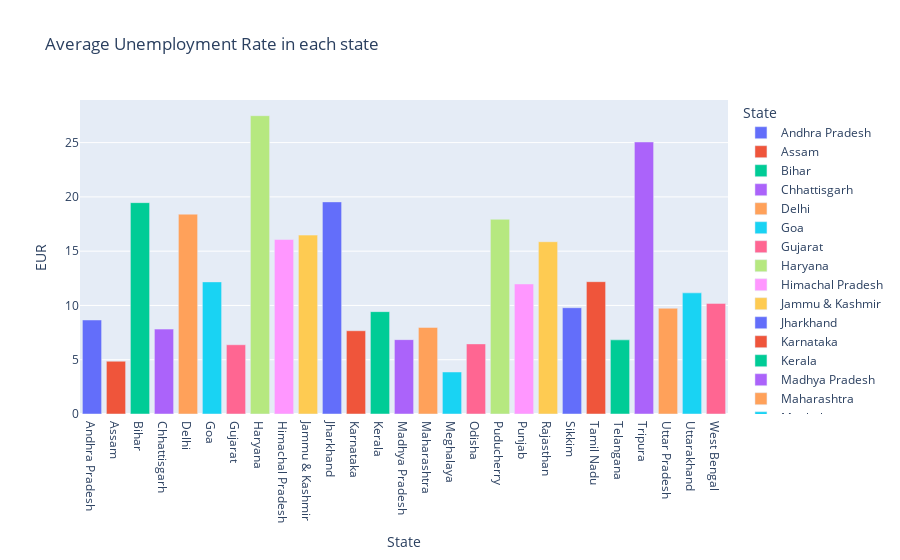

Notebook code cell kept with this figure:
### Markdown cell above
##### Above Bar chart shows the Unemployement Rate in different Regions. It emplies that the **North region** have the highest Unemployment rate and **West region** have the lowest unemplolyment rate.

### Code cell
state_wise = round(dataset.groupby("State").agg({"EUR": np.average, "EE": np.average, "ELPR": np.average}), 2)
state_wise.reset_index(inplace=True)
pltx.bar(state_wise, x='State',y='EUR',color='State',
            title='Average Unemployment Rate in each state',template='plotly')

### Figure 1 — Plotly figure (JSON) as saved in the notebook; plotly's stock layout.template omitted (floating-point values rounded to 4 significant figures)
{"data": [{"alignmentgroup": "True", "hovertemplate": "State=%{x}<br>EUR=%{y}<extra></extra>", "legendgroup": "Andhra Pradesh", "marker": {"color": "#636efa", "pattern": {"shape": ""}}, "name": "Andhra Pradesh", "offsetgroup": "Andhra Pradesh", "orientation": "v", "showlegend": true, "textposition": "auto", "type": "bar", "x": ["Andhra Pradesh"], "xaxis": "x", "y": [8.66], "yaxis": "y"}, {"alignmentgroup": "True", "hovertemplate": "State=%{x}<br>EUR=%{y}<extra></extra>", "legendgroup": "Assam", "marker": {"color": "#EF553B", "pattern": {"shape": ""}}, "name": "Assam", "offsetgroup": "Assam", "orientation": "v", "showlegend": true, "textposition": "auto", "type": "bar", "x": ["Assam"], "xaxis": "x", "y": [4.86], "yaxis": "y"}, {"alignmentgroup": "True", "hovertemplate": "State=%{x}<br>EUR=%{y}<extra></extra>", "legendgroup": "Bihar", "marker": {"color": "#00cc96", "pattern": {"shape": ""}}, "name": "Bihar", "offsetgroup": "Bihar", "orientation": "v", "showlegend": true, "textposition": "auto", "type": "bar", "x": ["Bihar"], "xaxis": "x", "y": [19.47], "yaxis": "y"}, {"alignmentgroup": "True", "hovertemplate": "State=%{x}<br>EUR=%{y}<extra></extra>", "legendgroup": "Chhattisgarh", "marker": {"color": "#ab63fa", "pattern": {"shape": ""}}, "name": "Chhattisgarh", "offsetgroup": "Chhattisgarh", "orientation": "v", "showlegend": true, "textposition": "auto", "type": "bar", "x": ["Chhattisgarh"], "xaxis": "x", "y": [7.82], "yaxis": "y"}, {"alignmentgroup": "True", "hovertemplate": "State=%{x}<br>EUR=%{y}<extra></extra>", "legendgroup": "Delhi", "marker": {"color": "#FFA15A", "pattern": {"shape": ""}}, "name": "Delhi", "offsetgroup": "Delhi", "orientation": "v", "showlegend": true, "textposition": "auto", "type": "bar", "x": ["Delhi"], "xaxis": "x", "y": [18.41], "yaxis": "y"}, {"alignmentgroup": "True", "hovertemplate": "State=%{x}<br>EUR=%{y}<extra></extra>", "legendgroup": "Goa", "marker": {"color": "#19d3f3", "pattern": {"shape": ""}}, "name": "Goa", "offsetgroup": "Goa", "orientation": "v", "showlegend": true, "textposition": "auto", "type": "bar", "x": ["Goa"], "xaxis": "x", "y": [12.17], "yaxis": "y"}, {"alignmentgroup": "True", "hovertemplate": "State=%{x}<br>EUR=%{y}<extra></extra>", "legendgroup": "Gujarat", "marker": {"color": "#FF6692", "pattern": {"shape": ""}}, "name": "Gujarat", "offsetgroup": "Gujarat", "orientation": "v", "showlegend": true, "textposition": "auto", "type": "bar", "x": ["Gujarat"], "xaxis": "x", "y": [6.38], "yaxis": "y"}, {"alignmentgroup": "True", "hovertemplate": "State=%{x}<br>EUR=%{y}<extra></extra>", "legendgroup": "Haryana", "marker": {"color": "#B6E880", "pattern": {"shape": ""}}, "name": "Haryana", "offsetgroup": "Haryana", "orientation": "v", "showlegend": true, "textposition": "auto", "type": "bar", "x": ["Haryana"], "xaxis": "x", "y": [27.48], "yaxis": "y"}, {"alignmentgroup": "True", "hovertemplate": "State=%{x}<br>EUR=%{y}<extra></extra>", "legendgroup": "Himachal Pradesh", "marker": {"color": "#FF97FF", "pattern": {"shape": ""}}, "name": "Himachal Pradesh", "offsetgroup": "Himachal Pradesh", "orientation": "v", "showlegend": true, "textposition": "auto", "type": "bar", "x": ["Himachal Pradesh"], "xaxis": "x", "y": [16.07], "yaxis": "y"}, {"alignmentgroup": "True", "hovertemplate": "State=%{x}<br>EUR=%{y}<extra></extra>", "legendgroup": "Jammu & Kashmir", "marker": {"color": "#FECB52", "pattern": {"shape": ""}}, "name": "Jammu & Kashmir", "offsetgroup": "Jammu & Kashmir", "orientation": "v", "showlegend": true, "textposition": "auto", "type": "bar", "x": ["Jammu & Kashmir"], "xaxis": "x", "y": [16.48], "yaxis": "y"}, {"alignmentgroup": "True", "hovertemplate": "State=%{x}<br>EUR=%{y}<extra></extra>", "legendgroup": "Jharkhand", "marker": {"color": "#636efa", "pattern": {"shape": ""}}, "name": "Jharkhand", "offsetgroup": "Jharkhand", "orientation": "v", "showlegend": true, "textposition": "auto", "type": "bar", "x": ["Jharkhand"], "xaxis": "x", "y": [19.54], "yaxis": "y"}, {"alignmentgroup": "True", "hovertemplate": "State=%{x}<br>EUR=%{y}<extra></extra>", "legendgroup": "Karnataka", "marker": {"color": "#EF553B", "pattern": {"shape": ""}}, "name": "Karnataka", "offsetgroup": "Karnataka", "orientation": "v", "showlegend": true, "textposition": "auto", "type": "bar", "x": ["Karnataka"], "xaxis": "x", "y": [7.67], "yaxis": "y"}, {"alignmentgroup": "True", "hovertemplate": "State=%{x}<br>EUR=%{y}<extra></extra>", "legendgroup": "Kerala", "marker": {"color": "#00cc96", "pattern": {"shape": ""}}, "name": "Kerala", "offsetgroup": "Kerala", "orientation": "v", "showlegend": true, "textposition": "auto", "type": "bar", "x": ["Kerala"], "xaxis": "x", "y": [9.43], "yaxis": "y"}, {"alignmentgroup": "True", "hovertemplate": "State=%{x}<br>EUR=%{y}<extra></extra>", "legendgroup": "Madhya Pradesh", "marker": {"color": "#ab63fa", "pattern": {"shape": ""}}, "name": "Madhya Pradesh", "offsetgroup": "Madhya Pradesh", "orientation": "v", "showlegend": true, "textposition": "auto", "type": "bar", "x": ["Madhya Pradesh"], "xaxis": "x", "y": [6.85], "yaxis": "y"}, {"alignmentgroup": "True", "hovertemplate": "State=%{x}<br>EUR=%{y}<extra></extra>", "legendgroup": "Maharashtra", "marker": {"color": "#FFA15A", "pattern": {"shape": ""}}, "name": "Maharashtra", "offsetgroup": "Maharashtra", "orientation": "v", "showlegend": true, "textposition": "auto", "type": "bar", "x": ["Maharashtra"], "xaxis": "x", "y": [7.98], "yaxis": "y"}, {"alignmentgroup": "True", "hovertemplate": "State=%{x}<br>EUR=%{y}<extra></extra>", "legendgroup": "Meghalaya", "marker": {"color": "#19d3f3", "pattern": {"shape": ""}}, "name": "Meghalaya", "offsetgroup": "Meghalaya", "orientation": "v", "showlegend": true, "textposition": "auto", "type": "bar", "x": ["Meghalaya"], "xaxis": "x", "y": [3.87], "yaxis": "y"}, {"alignmentgroup": "True", "hovertemplate": "State=%{x}<br>EUR=%{y}<extra></extra>", "legendgroup": "Odisha", "marker": {"color": "#FF6692", "pattern": {"shape": ""}}, "name": "Odisha", "offsetgroup": "Odisha", "orientation": "v", "showlegend": true, "textposition": "auto", "type": "bar", "x": ["Odisha"], "xaxis": "x", "y": [6.46], "yaxis": "y"}, {"alignmentgroup": "True", "hovertemplate": "State=%{x}<br>EUR=%{y}<extra></extra>", "legendgroup": "Puducherry", "marker": {"color": "#B6E880", "pattern": {"shape": ""}}, "name": "Puducherry", "offsetgroup": "Puducherry", "orientation": "v", "showlegend": true, "textposition": "auto", "type": "bar", "x": ["Puducherry"], "xaxis": "x", "y": [17.94], "yaxis": "y"}, {"alignmentgroup": "True", "hovertemplate": "State=%{x}<br>EUR=%{y}<extra></extra>", "legendgroup": "Punjab", "marker": {"color": "#FF97FF", "pattern": {"shape": ""}}, "name": "Punjab", "offsetgroup": "Punjab", "orientation": "v", "showlegend": true, "textposition": "auto", "type": "bar", "x": ["Punjab"], "xaxis": "x", "y": [11.98], "yaxis": "y"}, {"alignmentgroup": "True", "hovertemplate": "State=%{x}<br>EUR=%{y}<extra></extra>", "legendgroup": "Rajasthan", "marker": {"color": "#FECB52", "pattern": {"shape": ""}}, "name": "Rajasthan", "offsetgroup": "Rajasthan", "orientation": "v", "showlegend": true, "textposition": "auto", "type": "bar", "x": ["Rajasthan"], "xaxis": "x", "y": [15.87], "yaxis": "y"}, {"alignmentgroup": "True", "hovertemplate": "State=%{x}<br>EUR=%{y}<extra></extra>", "legendgroup": "Sikkim", "marker": {"color": "#636efa", "pattern": {"shape": ""}}, "name": "Sikkim", "offsetgroup": "Sikkim", "orientation": "v", "showlegend": true, "textposition": "auto", "type": "bar", "x": ["Sikkim"], "xaxis": "x", "y": [9.79], "yaxis": "y"}, {"alignmentgroup": "True", "hovertemplate": "State=%{x}<br>EUR=%{y}<extra></extra>", "legendgroup": "Tamil Nadu", "marker": {"color": "#EF553B", "pattern": {"shape": ""}}, "name": "Tamil Nadu", "offsetgroup": "Tamil Nadu", "orientation": "v", "showlegend": true, "textposition": "auto", "type": "bar", "x": ["Tamil Nadu"], "xaxis": "x", "y": [12.19], "yaxis": "y"}, {"alignmentgroup": "True", "hovertemplate": "State=%{x}<br>EUR=%{y}<extra></extra>", "legendgroup": "Telangana", "marker": {"color": "#00cc96", "pattern": {"shape": ""}}, "name": "Telangana", "offsetgroup": "Telangana", "orientation": "v", "showlegend": true, "textposition": "auto", "type": "bar", "x": ["Telangana"], "xaxis": "x", "y": [6.83], "yaxis": "y"}, {"alignmentgroup": "True", "hovertemplate": "State=%{x}<br>EUR=%{y}<extra></extra>", "legendgroup": "Tripura", "marker": {"color": "#ab63fa", "pattern": {"shape": ""}}, "name": "Tripura", "offsetgroup": "Tripura", "orientation": "v", "showlegend": true, "textposition": "auto", "type": "bar", "x": ["Tripura"], "xaxis": "x", "y": [25.06], "yaxis": "y"}, {"alignmentgroup": "True", "hovertemplate": "State=%{x}<br>EUR=%{y}<extra></extra>", "legendgroup": "Uttar Pradesh", "marker": {"color": "#FFA15A", "pattern": {"shape": ""}}, "name": "Uttar Pradesh", "offsetgroup": "Uttar Pradesh", "orientation": "v", "showlegend": true, "textposition": "auto", "type": "bar", "x": ["Uttar Pradesh"], "xaxis": "x", "y": [9.74], "yaxis": "y"}, {"alignmentgroup": "True", "hovertemplate": "State=%{x}<br>EUR=%{y}<extra></extra>", "legendgroup": "Uttarakhand", "marker": {"color": "#19d3f3", "pattern": {"shape": ""}}, "name": "Uttarakhand", "offsetgroup": "Uttarakhand", "orientation": "v", "showlegend": true, "textposition": "auto", "type": "bar", "x": ["Uttarakhand"], "xaxis": "x", "y": [11.16], "yaxis": "y"}, {"alignmentgroup": "True", "hovertemplate": "State=%{x}<br>EUR=%{y}<extra></extra>", "legendgroup": "West Bengal", "marker": {"color": "#FF6692", "pattern": {"shape": ""}}, "name": "West Bengal", "offsetgroup": "West Bengal", "orientation": "v", "showlegend": true, "textposition": "auto", "type": "bar", "x": ["West Bengal"], "xaxis": "x", "y": [10.19], "yaxis": "y"}], "layout": {"barmode": "relative", "legend": {"title": {"text": "State"}, "tracegroupgap": 0}, "title": {"text": "Average Unemployment Rate in each state"}, "xaxis": {"anchor": "y", "categoryarray": ["Andhra Pradesh", "Assam", "Bihar", "Chhattisgarh", "Delhi", "Goa", "Gujarat", "Haryana", "Himachal Pradesh", "Jammu & Kashmir", "Jharkhand", "Karnataka", "Kerala", "Madhya Pradesh", "Maharashtra", "Meghalaya", "Odisha", "Puducherry", "Punjab", "Rajasthan", "Sikkim", "Tamil Nadu", "Telangana", "Tripura", "Uttar Pradesh", "Uttarakhand", "West Bengal"], "categoryorder": "array", "domain": [0, 1], "title": {"text": "State"}}, "yaxis": {"anchor": "x", "domain": [0, 1], "title": {"text": "EUR"}}}}
